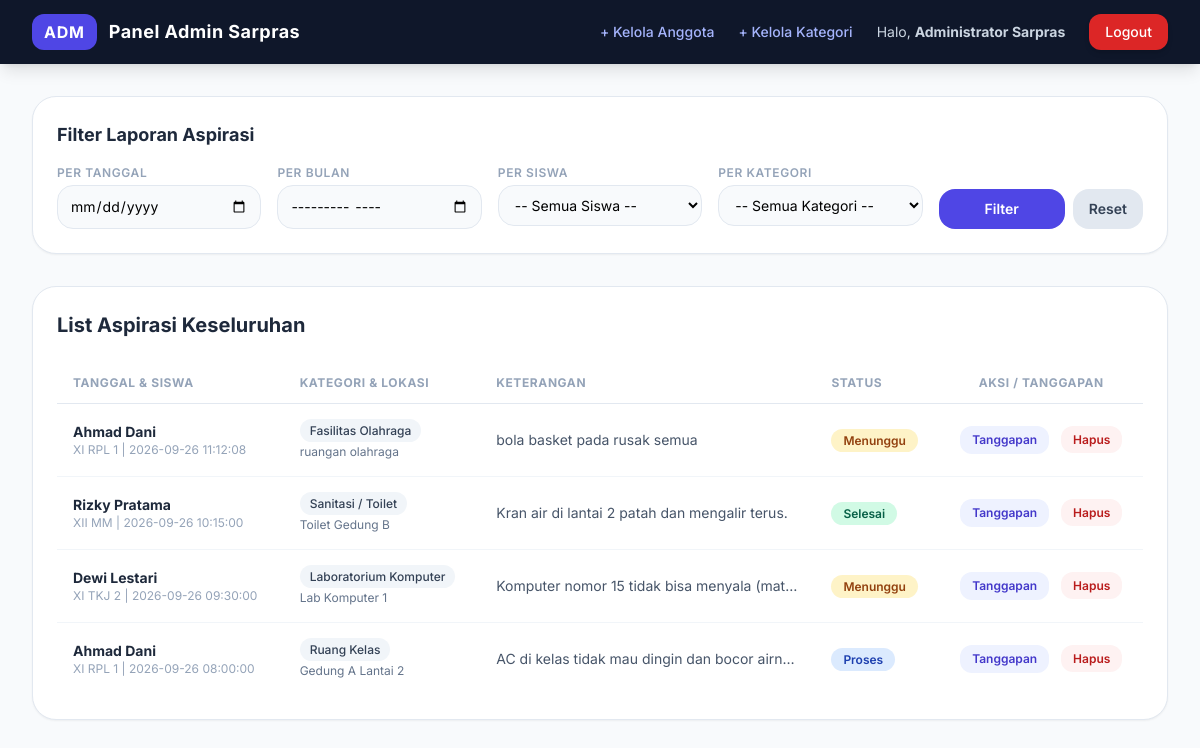
The app's page /index.php?c=admin&a=index (signed in) with its own data.
### tables this page shows
CREATE TABLE `aspirasi` (
  `id_aspirasi` int(11) NOT NULL,
  `tgl_pengaduan` datetime DEFAULT current_timestamp(),
  `nis` varchar(10) NOT NULL,
  `id_kategori` int(11) NOT NULL,
  `lokasi` varchar(50) NOT NULL,
  `ket` varchar(50) NOT NULL,
  `foto` varchar(255) DEFAULT NULL,
  `status` enum('Menunggu','Proses','Selesai') DEFAULT 'Menunggu'
);

CREATE TABLE `siswa` (
  `nis` varchar(10) NOT NULL,
  `nama` varchar(100) NOT NULL,
  `kelas` varchar(10) NOT NULL,
  `alamat` text DEFAULT NULL,
  `telp` varchar(15) DEFAULT NULL,
  `password` varchar(255) NOT NULL
);

CREATE TABLE `kategori` (
  `id_kategori` int(11) NOT NULL,
  `ket_kategori` varchar(30) NOT NULL
);

### model/Model.php (called while the page is built, shortened)
<?php
require_once __DIR__ . '/../config/Database.php';
class Model {
    public function __construct() {
        $database = new Database();
        $this->db = $database->getConnection();
    }
}
?>

### config/Database.php (called while the page is built, shortened)
<?php
class Database {
    private $host = "localhost";
    private $db_name = "pengaduan_sarana";
    private $username = "root";
    private $password = "";
    public function getConnection() {
        $this->conn = null;
        try {
            $this->conn = new PDO("mysql:host=" . $this->host . ";dbname=" . $this->db_name, $this->username, $this->password);
            $this->conn->setAttribute(PDO::ATTR_ERRMODE, PDO::ERRMODE_EXCEPTION);
            $this->conn->exec("set names utf8");
        } catch(PDOException $exception) {
            echo "Koneksi database gagal: " . $exception->getMessage();
        }
        return $this->conn;
    }
}
?>

### controller/AdminController.php (called while the page is built, shortened)
<?php
require_once __DIR__ . '/../model/M_Aspirasi.php';
class AdminController {
    private $modelAspirasi;
    public function __construct() {
        $this->modelAspirasi = new M_Aspirasi();
    }
    public function index() {
        $filter = [
            'tanggal' => $_GET['tanggal'] ?? '',
            'bulan' => $_GET['bulan'] ?? '',
            'nis' => $_GET['nis'] ?? '',
            'id_kategori' => $_GET['id_kategori'] ?? ''
        ];
        $aspirasiList = $this->modelAspirasi->getAllAspirasi($filter);
        require_once __DIR__ . '/../view/admin/v_dashboard.php';
    }
}
?>

### model/M_Aspirasi.php (called while the page is built, shortened)
<?php
require_once __DIR__ . '/Model.php';
class M_Aspirasi extends Model {
    public function getAllAspirasi($filter = []) {
        $query = "SELECT aspirasi.*, siswa.nama, siswa.kelas, kategori.ket_kategori FROM aspirasi JOIN siswa ON aspirasi.nis = siswa.nis JOIN kategori ON aspirasi.id_kategori = kategori.id_kategori WHERE 1=1";
        $query .= " ORDER BY aspirasi.tgl_pengaduan DESC";
        $stmt = $this->db->prepare($query);
        $stmt->execute();
        return $stmt->fetchAll(PDO::FETCH_ASSOC);
    }
}
?>

### view/admin/v_dashboard.php (the view, shortened to what this page needs)
<!DOCTYPE html>
<html lang="id">
<head>
    <script src="https://cdn.tailwindcss.com"></script>
</head>
<body class="min-h-screen">
    <nav class="bg-slate-900 text-white shadow-lg">
        <div class="max-w-7xl mx-auto px-4 sm:px-6 lg:px-8 flex justify-between h-16 items-center">
            <div class="flex items-center space-x-3">
                <span class="bg-indigo-600 px-3 py-1.5 rounded-xl font-bold tracking-wider">ADM</span>
                <span class="font-bold text-lg tracking-wide">Panel Admin Sarpras</span>
            </div>
            <div class="flex items-center space-x-6">
                <a href="index.php?c=admin&a=kelolaSiswa" class="text-sm text-indigo-300 hover:text-white transition font-medium">+ Kelola Anggota</a>
                <a href="index.php?c=admin&a=kelolaKategori" class="text-sm text-indigo-300 hover:text-white transition font-medium">+ Kelola Kategori</a>
                <span class="text-sm text-slate-300">Halo, <b><?= $_SESSION['nama_lengkap']; ?></b></span>
                <a href="index.php?c=auth&a=logout" onclick="return confirm('Keluar dari panel admin?')" class="bg-red-600 hover:bg-red-700 px-4 py-2 rounded-xl text-sm font-medium transition shadow-md">Logout</a>
            </div>
        </div>
    </nav>
    <div class="max-w-7xl mx-auto px-4 sm:px-6 lg:px-8 py-8">
        <div class="bg-white rounded-3xl shadow-sm border border-slate-200 p-6 mb-8">
            <h2 class="text-lg font-bold text-slate-800 mb-4">Filter Laporan Aspirasi</h2>
            <form action="index.php" method="GET" class="grid grid-cols-1 md:grid-cols-5 gap-4">
                <div>
                    <label class="block text-xs font-semibold uppercase tracking-wider text-slate-400 mb-1">Per Tanggal</label>
                    <input type="date" name="tanggal" value="<?= $_GET['tanggal'] ?? ''; ?>" class="w-full bg-slate-50 border border-slate-200 rounded-2xl px-3 py-2.5 text-sm">
                </div>
                <div>
                    <label class="block text-xs font-semibold uppercase tracking-wider text-slate-400 mb-1">Per Bulan</label>
                    <input type="month" name="bulan" value="<?= $_GET['bulan'] ?? ''; ?>" class="w-full bg-slate-50 border border-slate-200 rounded-2xl px-3 py-2.5 text-sm">
                </div>
                <div>
                    <label class="block text-xs font-semibold uppercase tracking-wider text-slate-400 mb-1">Per Siswa</label>
                    <select name="nis" class="w-full bg-slate-50 border border-slate-200 rounded-2xl px-3 py-2.5 text-sm">
                        <option value="">-- Semua Siswa --</option>
                    </select>
                </div>
                <div>
                    <label class="block text-xs font-semibold uppercase tracking-wider text-slate-400 mb-1">Per Kategori</label>
                    <select name="id_kategori" class="w-full bg-slate-50 border border-slate-200 rounded-2xl px-3 py-2.5 text-sm">
                        <option value="">-- Semua Kategori --</option>
                    </select>
                </div>
                <div class="flex items-end space-x-2">
                    <button type="submit" class="w-full bg-indigo-600 hover:bg-indigo-700 text-white font-semibold py-2.5 px-4 rounded-2xl text-sm transition">Filter</button>
                    <a href="index.php?c=admin&a=index" class="bg-slate-200 hover:bg-slate-300 text-slate-700 font-semibold py-2.5 px-4 rounded-2xl text-sm transition text-center">Reset</a>
                </div>
            </form>
        </div>
        <div class="bg-white rounded-3xl shadow-sm border border-slate-200 overflow-hidden p-6">
            <h2 class="text-xl font-bold text-slate-800 mb-6">List Aspirasi Keseluruhan</h2>
            <?php if (empty($aspirasiList)): ?>
                <div class="text-center py-12 text-slate-400"><p>Tidak ada data pengaduan yang ditemukan.</p></div>
            <?php else: ?>
                <div class="overflow-x-auto">
                    <table class="w-full text-left border-collapse">
                        <thead>
                            <tr class="border-b border-slate-200 text-xs uppercase text-slate-400 font-semibold tracking-wider">
                                <th class="py-3 px-4">Tanggal & Siswa</th>
                                <th class="py-3 px-4">Kategori & Lokasi</th>
                                <th class="py-3 px-4">Keterangan</th>
                                <th class="py-3 px-4">Status</th>
                                <th class="py-3 px-4 text-center">Aksi / Tanggapan</th>
                            </tr>
                        </thead>
                        <tbody class="divide-y divide-slate-100 text-sm text-slate-600">
                            <?php foreach ($aspirasiList as $row): ?>
                                <tr>
                                    <td class="py-4 px-4">
                                        <div class="font-bold text-slate-800"><?= $row['nama']; ?></div>
                                        <div class="text-xs text-slate-400"><?= $row['kelas']; ?> | <?= $row['tgl_pengaduan']; ?></div>
                                    </td>
                                    <td class="py-4 px-4">
                                        <span class="bg-slate-100 px-2.5 py-1 rounded-xl text-slate-700 font-medium text-xs"><?= $row['ket_kategori']; ?></span>
                                        <div class="text-xs text-slate-500 mt-1"><?= $row['lokasi']; ?></div>
                                    </td>
                                    <td class="py-4 px-4 max-w-xs truncate"><?= $row['ket']; ?></td>
                                    <td class="py-4 px-4">
                                        <?php if ($row['status'] == 'Menunggu'): ?>
                                            <span class="bg-amber-100 text-amber-800 px-3 py-1 rounded-full text-xs font-semibold">Menunggu</span>
                                        <?php elseif ($row['status'] == 'Proses'): ?>
                                            <span class="bg-blue-100 text-blue-800 px-3 py-1 rounded-full text-xs font-semibold">Proses</span>
                                        <?php else: ?>
                                            <span class="bg-emerald-100 text-emerald-800 px-3 py-1 rounded-full text-xs font-semibold">Selesai</span>
                                        <?php endif; ?>
                                    </td>
                                    <td class="py-4 px-4 text-center space-x-2">
                                        <button onclick="openModal(<?= $row['id_aspirasi']; ?>, '<?= $row['status']; ?>')" class="bg-indigo-50 hover:bg-indigo-100 text-indigo-700 font-semibold px-3 py-1.5 rounded-xl text-xs transition">
                                            Tanggapan
                                        </button>
                                        <a href="index.php?c=admin&a=hapusAspirasi&id=<?= $row['id_aspirasi']; ?>" onclick="return confirm('Yakin ingin menghapus laporan ini?')" class="bg-red-50 hover:bg-red-100 text-red-700 font-semibold px-3 py-1.5 rounded-xl text-xs transition">
                                            Hapus
                                        </a>
                                    </td>
                                </tr>
                            <?php endforeach; ?>
                        </tbody>
                    </table>
                </div>
            <?php endif; ?>
        </div>
    </div>
</body>
</html>

### index.php (shortened to what this page needs)
<?php
require_once __DIR__ . '/config/Database.php';
require_once __DIR__ . '/model/Model.php';
$controllers = [
    'auth'     => 'AuthController',
    'admin'    => 'AdminController',
    'siswa'    => 'SiswaController',
    'aspirasi' => 'AspirasiController'
];
$c = isset($_GET['c']) ? strtolower(trim($_GET['c'])) : 'siswa';
$a = isset($_GET['a']) ? trim($_GET['a']) : 'index';
$controllerClass = $controllers[$c];
$controllerFile  = __DIR__ . '/controller/' . $controllerClass . '.php';
if (file_exists($controllerFile)) {
    if (class_exists($controllerClass)) {
        $controllerInstance = new $controllerClass();
        if (method_exists($controllerInstance, $a)) {
            $controllerInstance->$a();
            exit;
        } else {
            if (method_exists($controllerInstance, 'index')) {
                $controllerInstance->index();
                exit;
            }
        }
    }
}
exit;
?>

### view/admin/v_dashboard.php (style rules this page uses)
body { font-family: 'Inter', sans-serif; background-color: #f8fafc; }

### records on screen
aspirasi: nis.nama "Ahmad Dani", nis.kelas "XI RPL 1", tgl_pengaduan "2026-09-26 11:12:08", id_kategori.ket_kategori "Fasilitas Olahraga", lokasi "ruangan olahraga", ket "bola basket pada rusak semua", status "Menunggu"
aspirasi: nis.nama "Rizky Pratama", nis.kelas "XII MM", tgl_pengaduan "2026-09-26 10:15:00", id_kategori.ket_kategori "Sanitasi / Toilet", lokasi "Toilet Gedung B", ket "Kran air di lantai 2 patah dan mengalir terus.", status "Selesai"
aspirasi: nis.nama "Dewi Lestari", nis.kelas "XI TKJ 2", tgl_pengaduan "2026-09-26 09:30:00", id_kategori.ket_kategori "Laboratorium Komputer", lokasi "Lab Komputer 1", ket "Komputer nomor 15 tidak bisa menyala (mat…", status "Menunggu"
aspirasi: nis.nama "Ahmad Dani", nis.kelas "XI RPL 1", tgl_pengaduan "2026-09-26 08:00:00", id_kategori.ket_kategori "Ruang Kelas", lokasi "Gedung A Lantai 2", ket "AC di kelas tidak mau dingin dan bocor airn…", status "Proses"

### other values on screen
$_SESSION['nama_lengkap'] "Administrator Sarpras"
